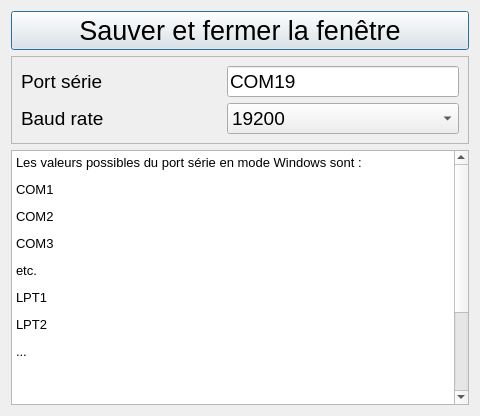
<?xml version="1.0" encoding="UTF-8"?>
<ui version="4.0">
 <class>FenetreConnexion</class>
 <widget class="QDialog" name="FenetreConnexion">
  <property name="geometry">
   <rect>
    <x>0</x>
    <y>0</y>
    <width>480</width>
    <height>416</height>
   </rect>
  </property>
  <property name="windowTitle">
   <string>Configuration RS232</string>
  </property>
  <layout class="QGridLayout" name="gridLayout">
   <item row="0" column="0">
    <widget class="QPushButton" name="pushButton_rs232">
     <property name="font">
      <font>
       <pointsize>20</pointsize>
      </font>
     </property>
     <property name="text">
      <string>Sauver et fermer la fenêtre</string>
     </property>
    </widget>
   </item>
   <item row="1" column="0">
    <widget class="QFrame" name="frame">
     <property name="frameShape">
      <enum>QFrame::Shape::StyledPanel</enum>
     </property>
     <property name="frameShadow">
      <enum>QFrame::Shadow::Raised</enum>
     </property>
     <layout class="QGridLayout" name="gridLayout1">
      <item row="0" column="0">
       <layout class="QVBoxLayout" name="vboxLayout">
        <item>
         <widget class="QLabel" name="label_2">
          <property name="minimumSize">
           <size>
            <width>200</width>
            <height>0</height>
           </size>
          </property>
          <property name="font">
           <font>
            <pointsize>14</pointsize>
           </font>
          </property>
          <property name="text">
           <string>Port série</string>
          </property>
         </widget>
        </item>
        <item>
         <widget class="QLabel" name="label_3">
          <property name="font">
           <font>
            <pointsize>14</pointsize>
           </font>
          </property>
          <property name="text">
           <string>Baud rate</string>
          </property>
         </widget>
        </item>
       </layout>
      </item>
      <item row="0" column="1">
       <layout class="QVBoxLayout" name="vboxLayout1">
        <item>
         <widget class="QLineEdit" name="lineEdit">
          <property name="font">
           <font>
            <pointsize>14</pointsize>
           </font>
          </property>
          <property name="text">
           <string>COM19</string>
          </property>
         </widget>
        </item>
        <item>
         <widget class="QComboBox" name="comboBox">
          <property name="font">
           <font>
            <pointsize>14</pointsize>
           </font>
          </property>
          <item>
           <property name="text">
            <string>19200</string>
           </property>
          </item>
         </widget>
        </item>
       </layout>
      </item>
     </layout>
    </widget>
   </item>
   <item row="2" column="0">
    <widget class="QTextEdit" name="textEdit">
     <property name="html">
      <string notr="true">&lt;!DOCTYPE HTML PUBLIC &quot;-//W3C//DTD HTML 4.0//EN&quot; &quot;http://www.w3.org/TR/REC-html40/strict.dtd&quot;&gt;
&lt;html&gt;&lt;head&gt;&lt;meta name=&quot;qrichtext&quot; content=&quot;1&quot; /&gt;&lt;meta charset=&quot;utf-8&quot; /&gt;&lt;style type=&quot;text/css&quot;&gt;
p, li { white-space: pre-wrap; }
hr { height: 1px; border-width: 0; }
li.unchecked::marker { content: &quot;\2610&quot;; }
li.checked::marker { content: &quot;\2612&quot;; }
&lt;/style&gt;&lt;/head&gt;&lt;body style=&quot; font-family:'Segoe UI'; font-size:9pt; font-weight:400; font-style:normal;&quot;&gt;
&lt;p style=&quot; margin-top:12px; margin-bottom:12px; margin-left:0px; margin-right:0px; -qt-block-indent:0; text-indent:0px;&quot;&gt;&lt;span style=&quot; font-size:10pt;&quot;&gt;Les valeurs possibles du port série en mode Windows sont :&lt;/span&gt;&lt;/p&gt;
&lt;p style=&quot; margin-top:12px; margin-bottom:12px; margin-left:0px; margin-right:0px; -qt-block-indent:0; text-indent:0px;&quot;&gt;&lt;span style=&quot; font-size:10pt;&quot;&gt;COM1&lt;/span&gt;&lt;/p&gt;
&lt;p style=&quot; margin-top:12px; margin-bottom:12px; margin-left:0px; margin-right:0px; -qt-block-indent:0; text-indent:0px;&quot;&gt;&lt;span style=&quot; font-size:10pt;&quot;&gt;COM2&lt;/span&gt;&lt;/p&gt;
&lt;p style=&quot; margin-top:12px; margin-bottom:12px; margin-left:0px; margin-right:0px; -qt-block-indent:0; text-indent:0px;&quot;&gt;&lt;span style=&quot; font-size:10pt;&quot;&gt;COM3&lt;/span&gt;&lt;/p&gt;
&lt;p style=&quot; margin-top:12px; margin-bottom:12px; margin-left:0px; margin-right:0px; -qt-block-indent:0; text-indent:0px;&quot;&gt;&lt;span style=&quot; font-size:10pt;&quot;&gt;etc.&lt;/span&gt;&lt;/p&gt;
&lt;p style=&quot; margin-top:12px; margin-bottom:12px; margin-left:0px; margin-right:0px; -qt-block-indent:0; text-indent:0px;&quot;&gt;&lt;span style=&quot; font-size:10pt;&quot;&gt;LPT1&lt;/span&gt;&lt;/p&gt;
&lt;p style=&quot; margin-top:12px; margin-bottom:12px; margin-left:0px; margin-right:0px; -qt-block-indent:0; text-indent:0px;&quot;&gt;&lt;span style=&quot; font-size:10pt;&quot;&gt;LPT2&lt;/span&gt;&lt;/p&gt;
&lt;p style=&quot; margin-top:12px; margin-bottom:12px; margin-left:0px; margin-right:0px; -qt-block-indent:0; text-indent:0px;&quot;&gt;&lt;span style=&quot; font-size:10pt;&quot;&gt;...&lt;/span&gt;&lt;/p&gt;
&lt;p style=&quot; margin-top:12px; margin-bottom:12px; margin-left:0px; margin-right:0px; -qt-block-indent:0; text-indent:0px;&quot;&gt;&lt;br /&gt;&lt;/p&gt;
&lt;p style=&quot; margin-top:12px; margin-bottom:12px; margin-left:0px; margin-right:0px; -qt-block-indent:0; text-indent:0px;&quot;&gt;&lt;span style=&quot; font-size:10pt;&quot;&gt;Les valeurs possibles du port série en mode Linux sont :&lt;/span&gt;&lt;/p&gt;
&lt;p style=&quot; margin-top:12px; margin-bottom:12px; margin-left:0px; margin-right:0px; -qt-block-indent:0; text-indent:0px;&quot;&gt;&lt;span style=&quot; font-size:10pt;&quot;&gt;/dev/ttyS0&lt;/span&gt;&lt;/p&gt;
&lt;p style=&quot; margin-top:12px; margin-bottom:12px; margin-left:0px; margin-right:0px; -qt-block-indent:0; text-indent:0px;&quot;&gt;&lt;span style=&quot; font-size:10pt;&quot;&gt;/dev/ttyS1&lt;/span&gt;&lt;/p&gt;
&lt;p style=&quot; margin-top:12px; margin-bottom:12px; margin-left:0px; margin-right:0px; -qt-block-indent:0; text-indent:0px;&quot;&gt;&lt;span style=&quot; font-size:10pt;&quot;&gt;/dev/ttyS2&lt;/span&gt;&lt;/p&gt;
&lt;p style=&quot; margin-top:12px; margin-bottom:12px; margin-left:0px; margin-right:0px; -qt-block-indent:0; text-indent:0px;&quot;&gt;&lt;span style=&quot; font-size:10pt;&quot;&gt;...&lt;/span&gt;&lt;/p&gt;&lt;/body&gt;&lt;/html&gt;</string>
     </property>
    </widget>
   </item>
  </layout>
 </widget>
 <resources/>
 <connections/>
</ui>
